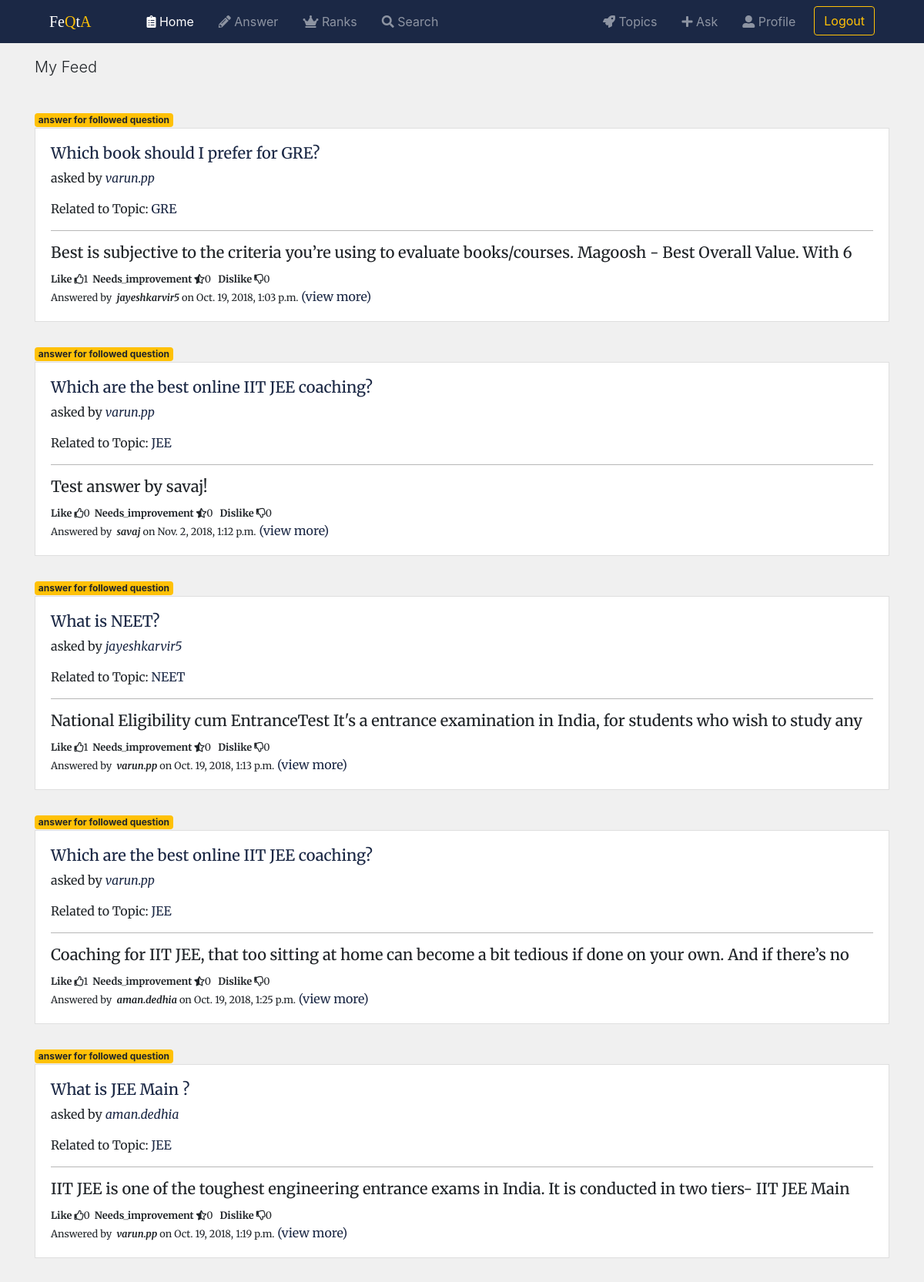
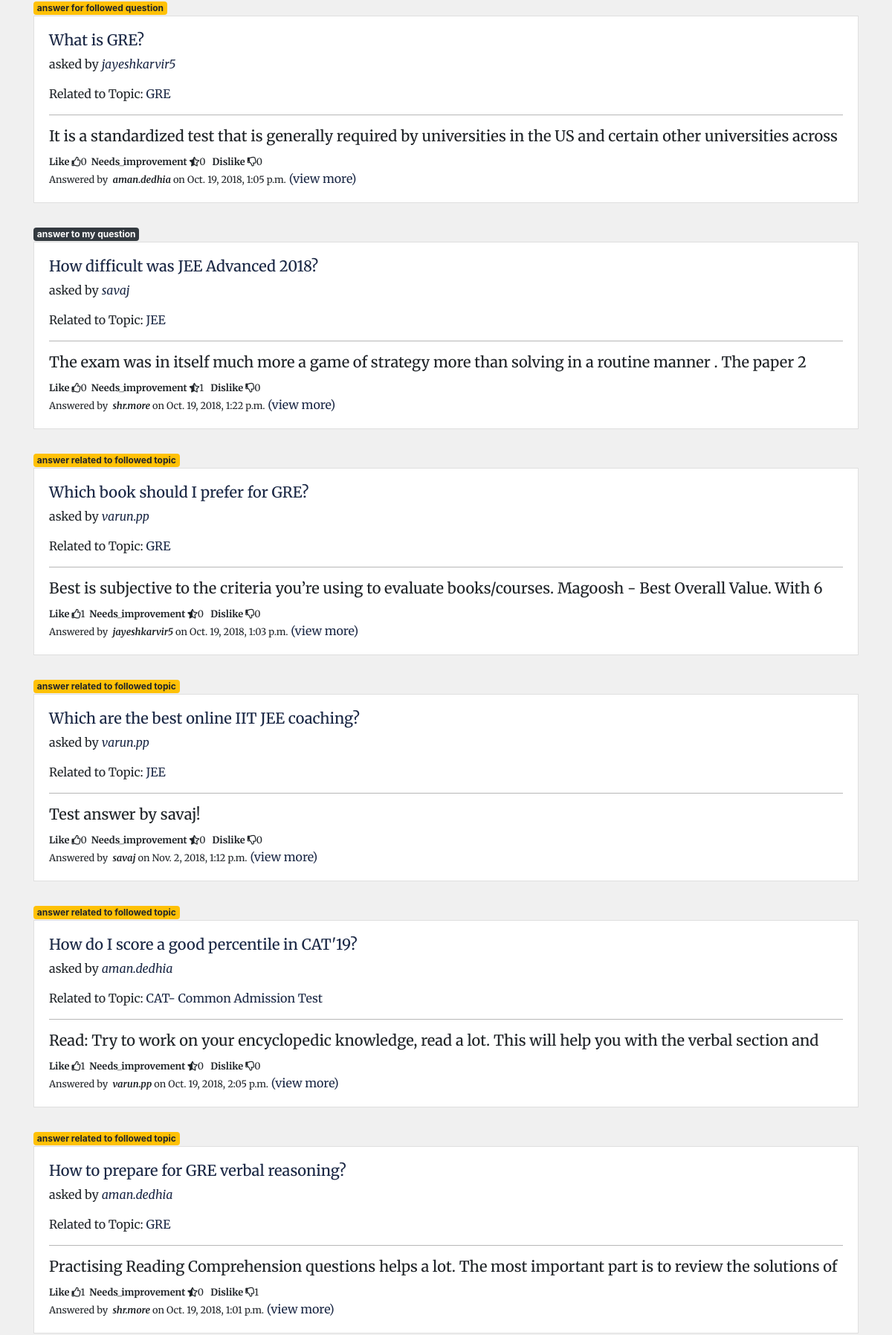
The app's page /FeQta/home/ (signed in, upper part) with its own data (2 pictures, top to bottom).
### FeQta/models.py (models this page shows, shortened)
class Answer(models.Model):
    owner = models.ForeignKey(User, on_delete=models.CASCADE)
    question = models.ForeignKey(Question, on_delete=models.CASCADE)
    answer = models.TextField(max_length=20000)
    likes = models.ManyToManyField(User, related_name='answers_liked', blank=True)
    needs_improvement = models.ManyToManyField(User, related_name='answers_needimp', blank=True)
    dislikes = models.ManyToManyField(User, related_name='answers_disliked', blank=True)
    timestamp = models.DateTimeField(auto_now_add=True)
    updated = models.DateTimeField(auto_now=True)
    slug = models.SlugField(null=True, blank=True)
    objects = AnswerManager()
    class Meta:
        ordering = ['-updated', '-timestamp']
    def get_absolute_url(self):
        return reverse('FeQta:answer_detail', kwargs={'slug': self.slug})

class Question(models.Model):
    owner = models.ForeignKey(User, on_delete=models.CASCADE)
    topic = models.ForeignKey(Topic, on_delete=models.CASCADE)
    question = models.TextField()
    desc = models.TextField(null=True, blank=True)
    slug = models.SlugField(null=True, blank=True)
    followers = models.ManyToManyField(User, related_name='question_followed_by', blank=True)
    objects = QuestionManager()
    timestamp = models.DateTimeField(auto_now_add=True)
    updated = models.DateTimeField(auto_now=True)
    class Meta:
        ordering = ['-updated', '-timestamp']
    def get_absolute_url(self):
        return reverse('FeQta:question_detail', kwargs={'slug': self.slug})

class Topic(models.Model):
    name = models.CharField(max_length=100)
    desc = models.CharField(max_length=300, blank=True)
    followers = models.ManyToManyField(User, related_name='topics_followed', blank=True)
    topic_logo = models.FileField()
    slug = models.SlugField(null=True, blank=True)
    objects = TopicManager()
    def get_absolute_url(self):
        return reverse('FeQta:topic_detail', kwargs={'slug': self.slug})

### FeQta/views.py (the view)
# urls.py: path('home/', views.HomeView.as_view(), name="home"),
class HomeView(View):
    def get(self, request, *args, **kwargs):
        if not request.user.is_authenticated:
            qs = Answer.objects.all()
            return render(request,'FeQta/home.html',{'qs':qs})
        user = request.user
        is_following_user_ids =[x.user.id for x in user.is_following.all()]
        is_following_topic_id =[x.id for x in user.topics_followed.all()]
        followed_questions = user.question_followed_by.all()
        qs = Answer.objects.filter(question__in=followed_questions)  # followed question answered,
        qs1 = Answer.objects.filter(question__owner__id=user.id)  # answer for my question
        qs2 = Answer.objects.filter(owner__id__in=is_following_user_ids)  # following_user answer
        qs3 = Answer.objects.filter(likes__id__in=is_following_user_ids, question__topic__in=is_following_topic_id)  # like by following_user
        qs4 = Answer.objects.filter(question__topic__in=is_following_topic_id)  # topics followed answers
        context = {
            "ans_followed_questions": qs,
            "ans_my_ques": qs1,
            "ans_following_user": qs2,
            "likes": qs3,
            "topic_rld": qs4,
            "is_following_user_ids": is_following_user_ids,
        }
        return render(request,'FeQta/home_feed.html',context)

### FeQta/models.py (called while the page is built)
    def get_absolute_url(self):
        return reverse('FeQta:profile_detail', kwargs={'username': self.user.username})

    def get_queryset(self):
        return TopicQuerySet(self.model, using=self._db)

    def get_queryset(self):
        return QuestionQuerySet(self.model, using=self._db)

    def get_queryset(self):
        return AnswerQuerySet(self.model, using=self._db)

### FeQta/templates/FeQta/home_feed.html (shortened to what this page needs)
{% extends "base.html" %}
{% block body %}
<p class="lead">My Feed</p>
{% for ans in ans_followed_questions%}
    <br/><small class="badge badge-warning " >answer for followed question</small>
    <div class="card mb-1">
        <div class="card-body">
            <h5><a href="{{ans.question.get_absolute_url}}">{{ ans.question.question }}</a></h5>
            <p class="card-text">asked by <i><a href="{{ans.question.owner.profile.get_absolute_url}}">{{ ans.question.owner.username }}
            </a></i></p>
            <p class="card-text">Related to Topic: <a href="{{ans.question.topic.get_absolute_url}}">{{ans.question.topic.name}}</a> </p>
            <hr style="background-color: #ccc">
            {% include 'FeQta/snippets/answer_card.html'%}
        </div>
    </div>
{% endfor %}
{% for ans in ans_my_ques%}
    <br/><small class="badge badge-dark ">answer to my question</small>
    <div class="card mb-1">
        <div class="card-body">
            <h5><a href="{{ans.question.get_absolute_url}}">{{ ans.question.question }}</a></h5>
            <p class="card-text">asked by <i><a href="{{ans.question.owner.profile.get_absolute_url}}">{{ ans.question.owner.username }}
            </a></i></p>
            <p class="card-text">Related to Topic: <a href="{{ans.question.topic.get_absolute_url}}">{{ans.question.topic.name}}</a> </p>
            <hr style="background-color: #ccc">
            {% include 'FeQta/snippets/answer_card.html'%}
        </div>
    </div>
{% endfor %}
{% for ans in topic_rld%}
    <br/><small class="badge badge-warning " >answer related to followed topic</small>
    <div class="card mb-1">
        <div class="card-body">
            <h5><a href="{{ans.question.get_absolute_url}}">{{ ans.question.question }}</a></h5>
            <p class="card-text">asked by <i><a href="{{ans.question.owner.profile.get_absolute_url}}">{{ ans.question.owner.username }}
            </a></i></p>
            <p class="card-text">Related to Topic: <a href="{{ans.question.topic.get_absolute_url}}">{{ans.question.topic.name}}</a> </p>
            <hr style="background-color: #ccc">
            {% include 'FeQta/snippets/answer_card.html'%}
        </div>
    </div>
{% endfor %}
{% for ans in likes %}
    <br/><small class="badge badge-dark ">liked by following_user</small>
{% endfor %}
{% for ans in ans_following_user %}
    <br/><small class="badge badge-warning ">{{ ans.owner.username }} answered</small>
{% endfor %}
{% endblock %}

### FeQta/templates/FeQta/snippets/answer_card.html
<h5 class="card-text" style="height:25px;overflow: hidden">{{ ans.answer }}</h5>
<small><b>Like</b>&nbsp;<i class="far fa-thumbs-up"></i>{{ ans.likes.count }}&nbsp;&nbsp;<b>Needs_improvement</b>&nbsp;<i class="fas fa-star-half-alt"></i>{{ans.needs_improvement.count}}&nbsp;&nbsp;
    <b>Dislike</b>&nbsp;<i class="far fa-thumbs-down"></i>{{ans.dislikes.count}}</small><br/>
<small>Answered by &nbsp;<i><b>{{ans.owner}}</b></i>&nbsp;on
{{ans.timestamp}}</small>
<a href="{{ans.get_absolute_url}}">(view more)</a>

### templates/snippets/css.html (style rules this page uses)
body { background: #f0f0f0; }
a { color: #1b2845; }
.card { border-radius: 0; font-family: 'Merriweather', serif; }

### records on screen
Answer: question.question "Which book should I prefer for GRE?", question.owner.username "varun.pp", question.topic.name "GRE", answer "Best is subjective to the criteria you’re using to evaluate books/courses. Magoosh - Best Overall Value. With 6…", likes.count "1", needs_improvement.count "0", dislikes.count "0", owner "jayeshkarvir5", timestamp "Oct. 19, 2018, 1:03 p.m."
Answer: question.question "Which are the best online IIT JEE coaching?", question.owner.username "varun.pp", question.topic.name "JEE", answer "Test answer by savaj!", likes.count "0", needs_improvement.count "0", dislikes.count "0", owner "savaj", timestamp "Nov. 2, 2018, 1:12 p.m."
Answer: question.question "What is NEET?", question.owner.username "jayeshkarvir5", question.topic.name "NEET", answer "National Eligibility cum EntranceTest It's a entrance examination in India, for students who wish to study any…", likes.count "1", needs_improvement.count "0", dislikes.count "0", owner "varun.pp", timestamp "Oct. 19, 2018, 1:13 p.m."
Answer: question.question "Which are the best online IIT JEE coaching?", question.owner.username "varun.pp", question.topic.name "JEE", answer "Coaching for IIT JEE, that too sitting at home can become a bit tedious if done on your own. And if there’s no…", likes.count "1", needs_improvement.count "0", dislikes.count "0", owner "aman.dedhia", timestamp "Oct. 19, 2018, 1:25 p.m."
Answer: question.question "What is JEE Main ?", question.owner.username "aman.dedhia", question.topic.name "JEE", answer "IIT JEE is one of the toughest engineering entrance exams in India. It is conducted in two tiers- IIT JEE Main…", likes.count "0", needs_improvement.count "0", dislikes.count "0", owner "varun.pp", timestamp "Oct. 19, 2018, 1:19 p.m."
Answer: question.question "What is GRE?", question.owner.username "jayeshkarvir5", question.topic.name "GRE", answer "It is a standardized test that is generally required by universities in the US and certain other universities across…", likes.count "0", needs_improvement.count "0", dislikes.count "0", owner "aman.dedhia", timestamp "Oct. 19, 2018, 1:05 p.m."
Answer: question.question "How difficult was JEE Advanced 2018?", question.owner.username "savaj", question.topic.name "JEE", answer "The exam was in itself much more a game of strategy more than solving in a routine manner . The paper 2…", likes.count "0", needs_improvement.count "1", dislikes.count "0", owner "shr.more", timestamp "Oct. 19, 2018, 1:22 p.m."
Answer: question.question "How do I score a good percentile in CAT'19?", question.owner.username "aman.dedhia", question.topic.name "CAT- Common Admission Test", answer "Read: Try to work on your encyclopedic knowledge, read a lot. This will help you with the verbal section and…", likes.count "1", needs_improvement.count "0", dislikes.count "0", owner "varun.pp", timestamp "Oct. 19, 2018, 2:05 p.m."
Answer: question.question "How to prepare for GRE verbal reasoning?", question.owner.username "aman.dedhia", question.topic.name "GRE", answer "Practising Reading Comprehension questions helps a lot. The most important part is to review the solutions of…", likes.count "1", needs_improvement.count "0", dislikes.count "1", owner "shr.more", timestamp "Oct. 19, 2018, 1:01 p.m."
